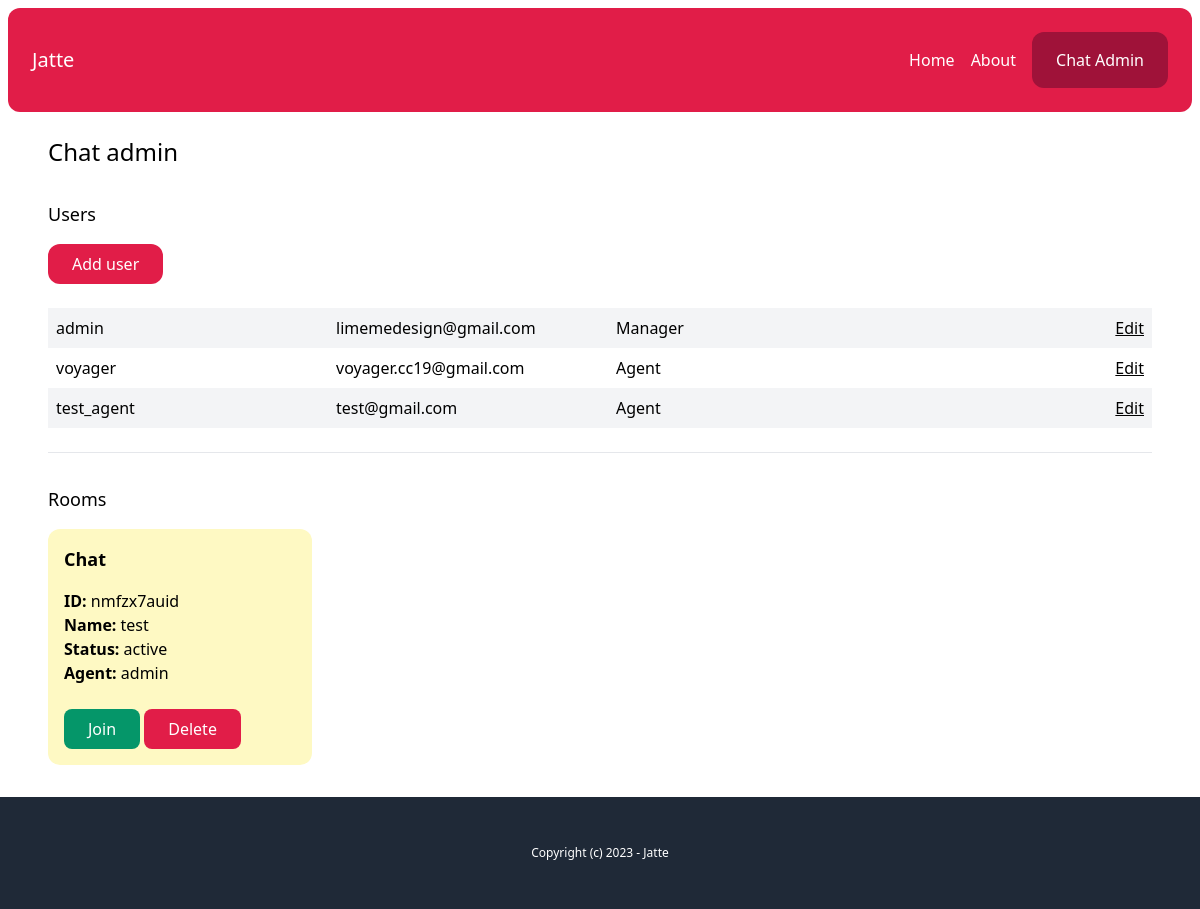
/chat-admin/ (signed in), run on an earlier commit of the app's database.
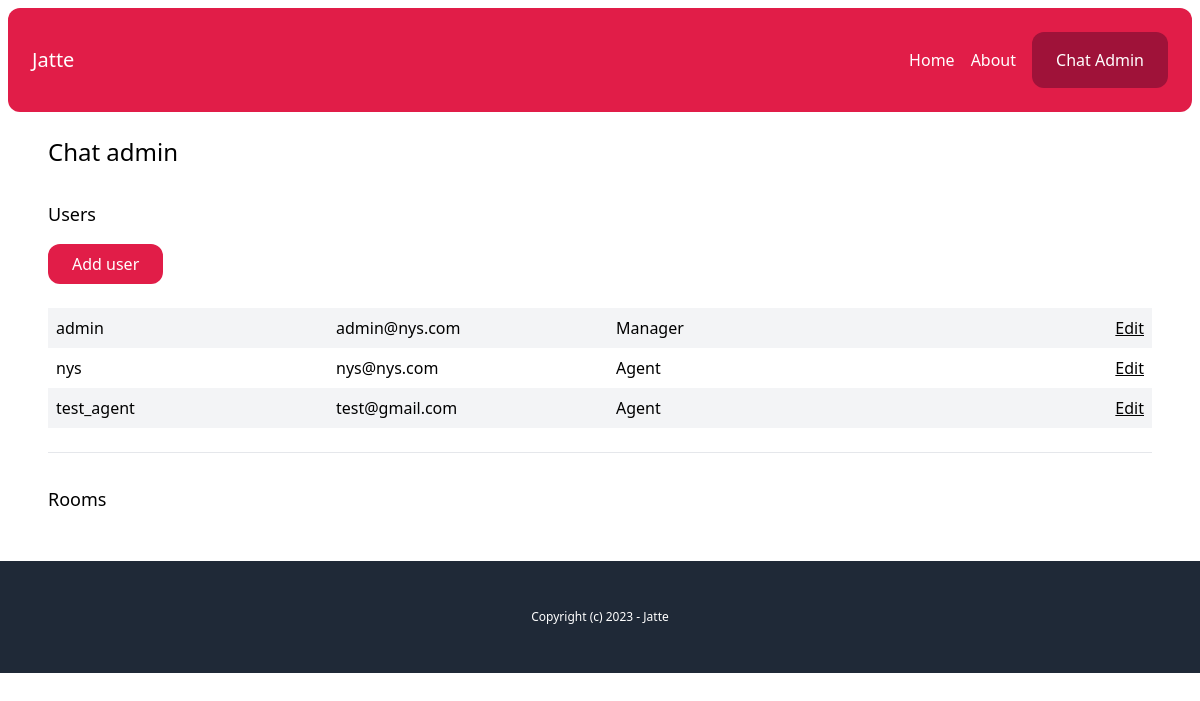
And on a later commit of the database.
### account/models.py (models this page shows)
class User(AbstractBaseUser, PermissionsMixin):
    AGENT = 'agent'
    MANAGER = 'manager'
    ROLES_CHOICES = (
        (AGENT, 'Agent'),
        (MANAGER, 'Manager'),
    )
    id = models.UUIDField(primary_key=True, default=uuid.uuid4, editable=False)
    email = models.EmailField(unique=True)
    name = models.CharField(max_length=255, blank=True, default='')
    role = models.CharField(max_length=20, choices=ROLES_CHOICES, default=AGENT)
    is_active = models.BooleanField(default=True)
    is_superuser = models.BooleanField(default=False)
    is_staff = models.BooleanField(default=False)
    date_joined = models.DateTimeField(default=timezone.now)
    last_login = models.DateTimeField(blank=True, null=True)
    objects = CustomUserManager()
    USERNAME_FIELD = 'email'
    EMAIL_FIELD = 'email'
    REQUIRED_FIELDS = ['name']

### chat/models.py (models this page shows, shortened)
class Room(models.Model):
    WAITING = "waiting"
    ACTIVE = "active"
    CLOSED = "closed"
    CHOICES_STATUS = [(WAITING, "Waiting"), (ACTIVE, "Active"), (CLOSED, "Closed")]
    uuid = models.CharField(max_length=255)
    client = models.CharField(max_length=255)
    agent = models.ForeignKey(
        User, related_name="rooms", blank=True, null=True, on_delete=models.SET_NULL
    )
    messages = models.ManyToManyField(Message, blank=True)
    url = models.CharField(max_length=255, blank=True, null=True)
    status = models.CharField(max_length=20, choices=CHOICES_STATUS, default=WAITING)
    created_at = models.DateTimeField(auto_now_add=True)
    class Meta:
        ordering: ["-created_at"]

### chat/views.py (the view)
# urls.py: path("chat-admin/", views.admin, name="admin"),
@login_required  # Requires user to be logged in
def admin(request):
    rooms = Room.objects.all()  # Get all chat rooms
    users = User.objects.filter(is_staff=True)  # Get all staff users
    return render(request, "chat/admin.html", {"rooms": rooms, "users": users})

### chat/templates/chat/admin.html
{% extends 'core/base.html' %} {% block content %}
<h1 class="text-2xl">Chat admin</h1>
{% if perms.user.add_user %}
<div class="mt-8">
  <h2 class="mb-4 text-lg">Users</h2>
  <a
    href="{% url 'chat:add_user' %}"
    class="inline-block py-2 px-6 bg-rose-600 text-white rounded-xl"
    >Add user</a
  >
  <div class="mt-6">
    {% for user in users %}
    <div class="grid grid-cols-4 gap-4 py-2 {% cycle 'bg-gray-100' '' %}">
      <p class="px-2">
        <a href="{% url 'chat:user_detail' user.pk %}"> {{user.name }} </a>
      </p>
      <p class="px-2">{{ user.email }}</p>
      <p class="px-2">{{ user.get_role_display }}</p>
      <p class="px-2 text-right">
        {% if perms.user.edit_user %}
          <a href="{% url 'chat:edit_user' user.pk %}" class="underline">Edit</a>
        {% endif %}
      </p>
    </div>
    {% endfor %}
  </div>
</div>
{% endif %}
<hr class="my-6" />
<div class="mt-8">
  <h2 class="mb-4 text-lg">Rooms</h2>
  {% include 'chat/partials/room_list.html' %}
</div>
{% endblock %}

### chat/templates/chat/partials/room_list.html
<div class="grid grid-cols-4 gap-4">
  {% for room in rooms %}
  <div
    class="p-4 rounded-xl {% if room.status == 'waiting' %} bg-emerald-100 {% elif room.status == 'active' %} bg-yellow-100 {% else%} bg-gray-100 {% endif %}"
  >
    <h3 class="mb-4 text-lg font-semibold">Chat</h3>
    <p>
      <b>ID: </b> {{ room.uuid }} <br />
      <b>Name: </b> {{ room.client }} <br />
      <b>Status: </b> {{ room.status }} <br />
      <b>Agent: </b> {% firstof room.agent.name 'None yet...' %} <br />
    </p>
    <a
      href="{%  url 'chat:room' room.uuid %}"
      class="mt-6 inline-block py-2 px-6 bg-emerald-600 text-white rounded-lg"
      >Join</a
    >
    <a
      href="{%  url 'chat:delete_room' room.uuid %}"
      class="mt-6 inline-block py-2 px-6 bg-rose-600 text-white rounded-lg"
      >Delete</a
    >
  </div>
  {% endfor %}
</div>

What changed in the data, as far as the page shows it:
removed Room: uuid "nmfzx7auid", client "test", status "active", agent.name "admin"
changed User "admin": email "limemedesign@gmail.com" → "admin@nys.com"
changed User: name "voyager" → "nys"; email "voyager.cc19@gmail.com" → "nys@nys.com"
